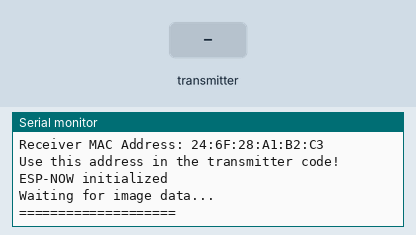
Recording of a sketch running on a simulated ESP32. Shown: the last lines printed to the serial monitor. The inputs (shaded band) are chosen by the test bench.

Above: at 2.2 s.
2.3 s: the transmitter starts sending packet_id = 0
At 2.61 s:
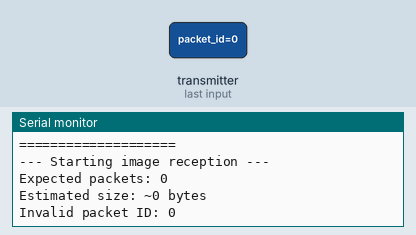
3.8 s: the transmitter starts sending total_packets = 1024
At 4.11 s:
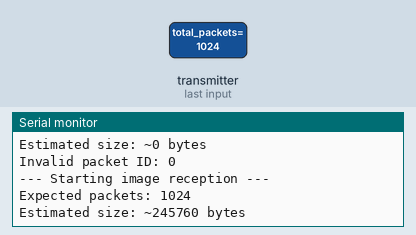
5.3 s: the transmitter starts sending total_packets = 2048
At 5.61 s:
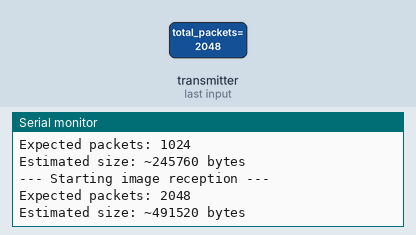
Timing chart, 0 to 8.3 s (numbered marks = the images above; inputs shaded):
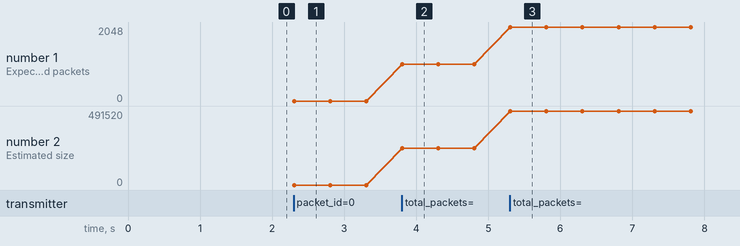

Measured:
- after the input at 2.3 s, the serial monitor: prints a new line at once (image 1)
- after the input at 3.8 s, the serial monitor: prints a new line at once (image 2)
- after the input at 5.3 s, the serial monitor: prints a new line at once (image 3)
- plotted number 1: 0 → 1024 after the input at 3.8 s, 1024 → 2048 after the input at 5.3 s
- plotted number 2: 0 → 245760 after the input at 3.8 s, 245760 → 491520 after the input at 5.3 s

The sketch:

receive_one_picture.ino
```cpp
/*
  ESP32 Image Receiver via ESP-NOW
  Receiver Side

  Receives image chunks via ESP-NOW and reconstructs the image
  Saves to SD card or displays via Serial
*/

#include <esp_now.h>
#include <WiFi.h>

// ===========================
// Data Structure (must match transmitter)
// ===========================
#define MAX_PACKET_SIZE 240

typedef struct struct_message {
  uint16_t packet_id;
  uint16_t total_packets;
  uint16_t data_length;
  uint8_t data[MAX_PACKET_SIZE];
} struct_message;

struct_message receivedData;

// ===========================
// Image Reception Variables
// ===========================
uint8_t *imageBuffer = NULL;
uint32_t imageSize = 0;
uint16_t packetsReceived = 0;
uint16_t expectedPackets = 0;
bool receivingImage = false;
unsigned long lastPacketTime = 0;
#define TIMEOUT_MS 2000  // Timeout if no packet received for 2 seconds

// ===========================
// Callback when data is received
// ===========================
void OnDataRecv(const uint8_t *mac, const uint8_t *incomingData, int len) {
  memcpy(&receivedData, incomingData, sizeof(receivedData));
  lastPacketTime = millis();

  // First packet - initialize buffer
  if (receivedData.packet_id == 0) {
    // Free old buffer if exists
    if (imageBuffer != NULL) {
      free(imageBuffer);
      imageBuffer = NULL;
    }

    packetsReceived = 0;
    expectedPackets = receivedData.total_packets;
    imageSize = expectedPackets * MAX_PACKET_SIZE;  // Allocate max size

    // Allocate buffer
    imageBuffer = (uint8_t *)malloc(imageSize);
    if (imageBuffer == NULL) {
      Serial.println("Failed to allocate memory for image!");
      return;
    }

    receivingImage = true;
    Serial.printf("\n--- Starting image reception ---\n");
    Serial.printf("Expected packets: %d\n", expectedPackets);
    Serial.printf("Estimated size: ~%d bytes\n", imageSize);
  }

  // Validate packet
  if (!receivingImage || imageBuffer == NULL) {
    return;
  }

  if (receivedData.packet_id >= expectedPackets) {
    Serial.printf("Invalid packet ID: %d\n", receivedData.packet_id);
    return;
  }

  // Copy data to buffer
  memcpy(imageBuffer + (receivedData.packet_id * MAX_PACKET_SIZE),
         receivedData.data,
         receivedData.data_length);

  packetsReceived++;

  // Progress indicator
  if (packetsReceived % 20 == 0 || packetsReceived == expectedPackets) {
    Serial.printf("Received: %d/%d packets (%.1f%%)\n",
                  packetsReceived,
                  expectedPackets,
                  (packetsReceived * 100.0) / expectedPackets);
  }

  // Check if all packets received
  if (packetsReceived >= expectedPackets) {
    // Calculate actual image size from last packet
    imageSize = (expectedPackets - 1) * MAX_PACKET_SIZE + receivedData.data_length;

    Serial.println("\n=== Image Reception Complete ===");
    Serial.printf("Total packets received: %d\n", packetsReceived);
    Serial.printf("Image size: %d bytes\n", imageSize);

    processImage();

    // Reset for next image
    receivingImage = false;
  }
}

// ===========================
// Process Received Image
// ===========================
void processImage() {
  if (imageBuffer == NULL || imageSize == 0) {
    Serial.println("No image data to process");
    return;
  }

  // Verify JPEG header
  if (imageSize < 2 || imageBuffer[0] != 0xFF || imageBuffer[1] != 0xD8) {
    Serial.println("ERROR: Invalid JPEG header!");
    return;
  }

  Serial.println("Valid JPEG image received!");

  // Here you can:
  // 1. Save to SD card
  // 2. Send to serial as base64
  // 3. Process the image
  // 4. Send to a web server

  // Example: Print first few bytes as hex
  Serial.print("First 16 bytes (hex): ");
  for (int i = 0; i < 16 && i < imageSize; i++) {
    Serial.printf("%02X ", imageBuffer[i]);
  }
  Serial.println();

  // Example: Check for JPEG end marker
  if (imageSize >= 2) {
    if (imageBuffer[imageSize-2] == 0xFF && imageBuffer[imageSize-1] == 0xD9) {
      Serial.println("JPEG end marker confirmed!");
    } else {
      Serial.println("WARNING: JPEG end marker not found!");
    }
  }

  Serial.println("\nTo save image to SD card or send via serial,");
  Serial.println("implement your preferred method in processImage()");
  Serial.println("================================\n");
}

// ===========================
// Check for timeout
// ===========================
void checkTimeout() {
  if (receivingImage && (millis() - lastPacketTime > TIMEOUT_MS)) {
    Serial.printf("\nTimeout! Only received %d/%d packets\n",
                  packetsReceived, expectedPackets);
    receivingImage = false;

    // Free buffer
    if (imageBuffer != NULL) {
      free(imageBuffer);
      imageBuffer = NULL;
    }
  }
}

// ===========================
// Setup
// ===========================
void setup() {
  Serial.begin(115200);
  delay(1000);

  Serial.println("\n\nESP32 Image Receiver");
  Serial.println("====================");

  // Set WiFi to Station mode
  WiFi.mode(WIFI_STA);

  // Print MAC Address
  Serial.print("Receiver MAC Address: ");
  Serial.println(WiFi.macAddress());
  Serial.println("Use this address in the transmitter code!");

  // Initialize ESP-NOW
  if (esp_now_init() != ESP_OK) {
    Serial.println("Error initializing ESP-NOW");
    while (1) delay(1000);
  }

  Serial.println("ESP-NOW initialized");

  // Register receive callback
  esp_now_register_recv_cb(OnDataRecv);

  Serial.println("\nWaiting for image data...");
  Serial.println("====================\n");
}

// ===========================
// Loop
// ===========================
void loop() {
  checkTimeout();
  delay(100);
}
```
